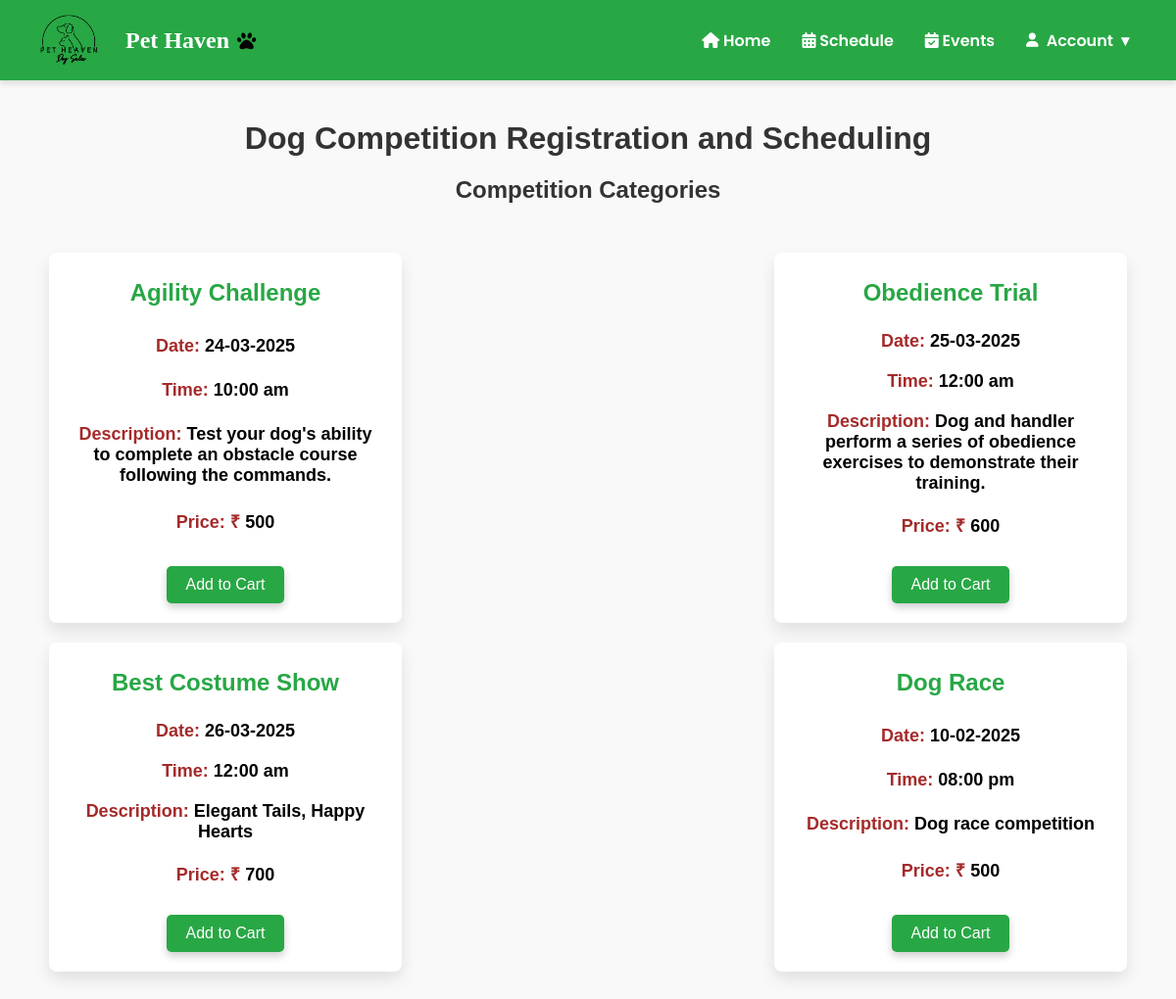
The page /c on the database its author committed.
### models.py (models this page shows, shortened)
class Competition(db.Model):
    __tablename__ = 'competition'
    id = db.Column(db.Integer, primary_key=True)
    title = db.Column(db.String(100), nullable=False)
    date = db.Column(db.String(100), nullable=False)
    time = db.Column(db.String(100), nullable=False)
    description = db.Column(db.Text, nullable=False)
    price = db.Column(db.Integer, nullable=False)

### app.py (the view)
@app.route('/c')
def home4():
    services = Competition.query.all()
    return render_template('index4.html', services=services)

### templates/index4.html (shortened to what this page needs)
<!DOCTYPE html>
<html lang="en">
<head>
    <link rel="stylesheet" href="../static/css/style4.css">
    <link rel="stylesheet" href="https://cdnjs.cloudflare.com/ajax/libs/font-awesome/6.0.0/css/all.min.css">
</head>
<body>
    <nav class="navbar">
         <div class="logo">
            <img src="{{ url_for('static', filename='images/logo1.png') }}" alt="Pet Heaven Logo">
      <span>Pet Haven</span>
        </div>
        <ul class="nav-links">
          <li><a href="/customer_dashboard" class="nav-link" id="home-link"><i class="fas fa-home"></i> Home</a></li>
          <li><a href="{{ url_for('schedule4') }}" class="nav-link"><i class="fa-solid fa-calendar-alt"></i> Schedule</a></li>
          <li><a href="{{ url_for('myevents4') }}" class="nav-link" ><i class="fa-solid fa-calendar-check"></i> Events</a></li>
          <li class="dropdown">
            <a href="#" class="dropdown-toggle"><i class="fa-solid fa-user"></i> Account <span>&#9662;</span></a>
          </li>
        </ul>
    </nav>
    <div class="container">
        <h1>Dog Competition Registration and Scheduling</h1>
        <section class="competition-overview">
            <h2>Competition Categories</h2>
            <div class="cards">
                {% for service in services %}
                <div class="card">
                    <h3>{{ service.title }}</h3>
                    <p><strong>Date:</strong> {{ service.date }}</p>
                    <p><strong>Time: </strong> {{ service.time }}</p>
                    <p><strong>Description: </strong> {{ service.description }}</p>
                    <p><strong>Price: ₹</strong> {{ service.price }}</p>
                    <div class="button-container">
                        <button class="add-to-cart" data-id="{{ service.id }}">Add to Cart</button>
                      </div>
                    </div>
                {% else %}
                <p>No services available</p>
                {% endfor %}
            </div>
        </section>
    </div>
</body>
</html>

### static/css/style4.css (style rules this page uses)
body { font-family: "Poppins", serif; font-weight: 100; margin: 0; padding: 0; background-color: #f9f9f9; }
h1 { text-align: center; color: #333; }
.cards { display: flex; justify-content: center; flex-wrap: wrap; padding: 30px; gap: 3rem; }
.navbar { display: flex; justify-content: space-between; align-items: center; background-color: #28a745; padding: 1rem 2rem; color: white; box-shadow: 0 4px 6px rgba(0, 0, 0, 0.1); position:relative; top: 0; left: 0; right: 0; height: 50px; z-index: 1000; }
.logo { display: flex; align-items: center; gap: 1rem; }
.logo img { height: 60px; width: 80px; object-fit: contain; background-color: transparent; }
.logo span { font-size: 1.5rem; font-weight: bold; color: #fff; font-family: 'Pacifico', cursive; display: flex; align-items: center; gap: 0.5rem; }
.logo span::after { content: '\f1b0'; font-family: 'Font Awesome 5 Free'; font-weight: 900; font-size: 1.2rem; color: black; }
.nav-links { list-style: none; display: flex; justify-content: space-around; align-items: center; gap: 0; margin: 0; padding: 0; }
.nav-links li a { text-decoration: none; color: white; font-weight: 600; padding: 0.5rem 1rem; border-radius: 20px; transition: all 0.3s ease; }
.navbar .dropdown { position: relative; display: flex; align-items: center; }
.navbar .dropdown .dropdown-toggle { cursor: pointer; padding: 0.5rem 1rem; color: white; font-weight: 600; text-decoration: none; display: flex; align-items: center; gap: 0.5rem; border-radius: 20px; transition: background-color 0.3s ease; }
.navbar .dropdown .dropdown-toggle i { font-size: 0.9rem; }
.container { max-width: 1200px; margin: 0 auto; padding: 20px; font-family: Arial, sans-serif; text-align: center; }
h1, h2 { color: #333; margin-bottom: 20px; }
.competition-overview { margin-bottom: 40px; }
.cards { display: flex; flex-wrap: wrap; justify-content: space-between; gap: 20px; }
.card { display: flex; flex-direction: column; justify-content: space-between; align-items: center; width: 320px; padding: 20px; border-radius: 8px; background-color: #fff; box-shadow: 0 8px 16px rgba(0, 0, 0, 0.1); transition: transform 0.3s ease, box-shadow 0.3s ease; }
.card h3 { margin-top: 0; margin-bottom: 10px; font-size: 24px; color: #28a745; font-family: Arial, Helvetica, sans-serif; text-align: center; width: 100%; line-height: 1.4; min-height: 40px; display: flex; align-items: center; justify-content: center; font-weight: 900; }
.card p { margin: 10px 0; font-size: 18px; color: #000000; font-family: Arial, Helvetica, sans-serif; }
.card p strong { color: brown; font-weight: 800; }
.button-container { display: flex; justify-content: space-between; gap: 10px; margin-top: 20px; }
.button-container button { padding: 10px 20px; font-size: 16px; border-radius: 5px; cursor: pointer; border: none; display: flex; justify-content: center; align-items: center; }
.button-container .add-to-cart { box-shadow: 0 4px 8px rgba(0, 0, 0, 0.2); background-color: #28a745; color: white; border-radius: 5px; }
.button-container button { background-color: #009cfd; color: white; }
p { font-size: 16px; color: #333; font-weight: bold; }

### rows shown on the page
Competition: title "Agility Challenge", date "24-03-2025", time "10:00 am", description "Test your dog's ability to complete an obstacle course following the commands.", price "500"
Competition: title "Obedience Trial", date "25-03-2025", time "12:00 am", description "Dog and handler perform a series of obedience exercises to demonstrate their training.", price "600"
Competition: title "Best Costume Show", date "26-03-2025", time "12:00 am", description "Elegant Tails, Happy Hearts", price "700"
Competition: title "Dog Race", date "10-02-2025", time "08:00 pm", description "Dog race competition", price "500"
